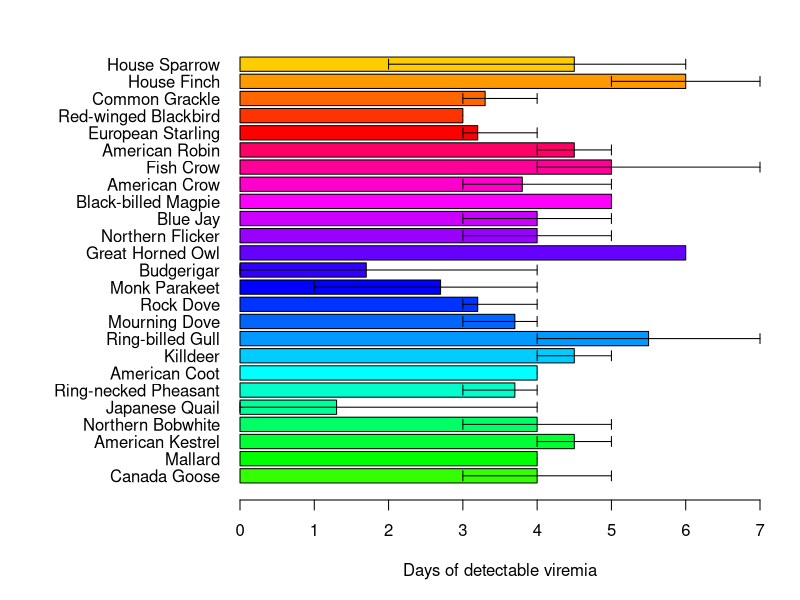
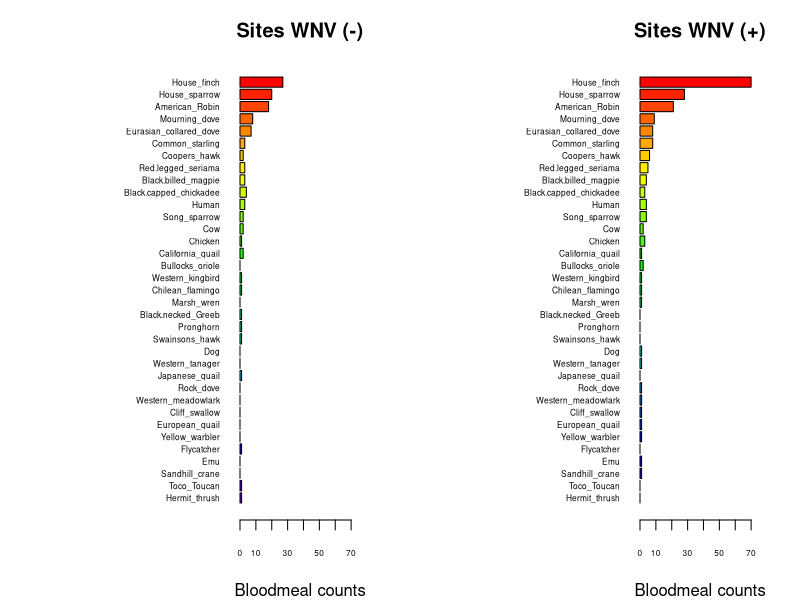
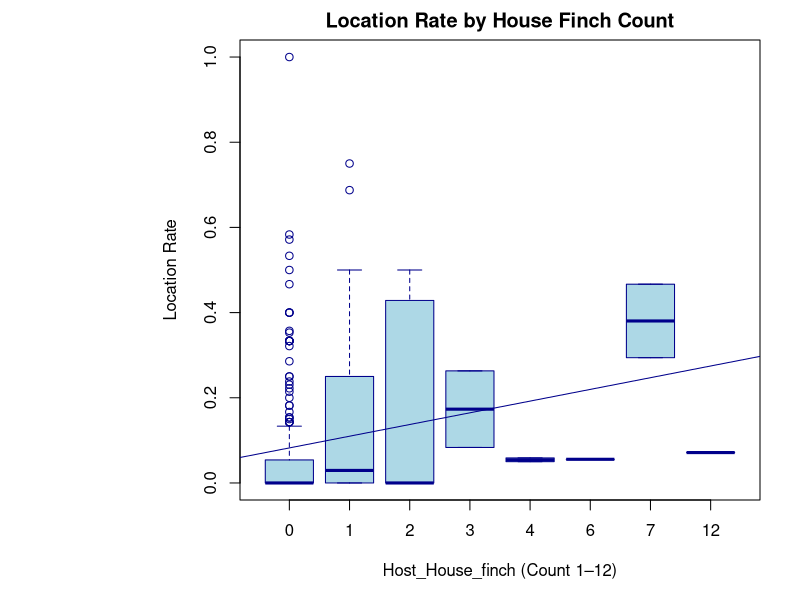
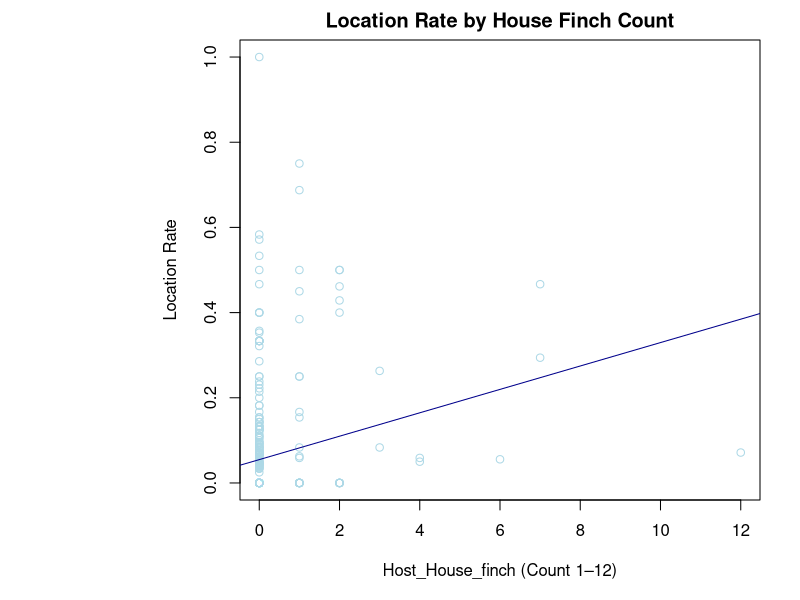
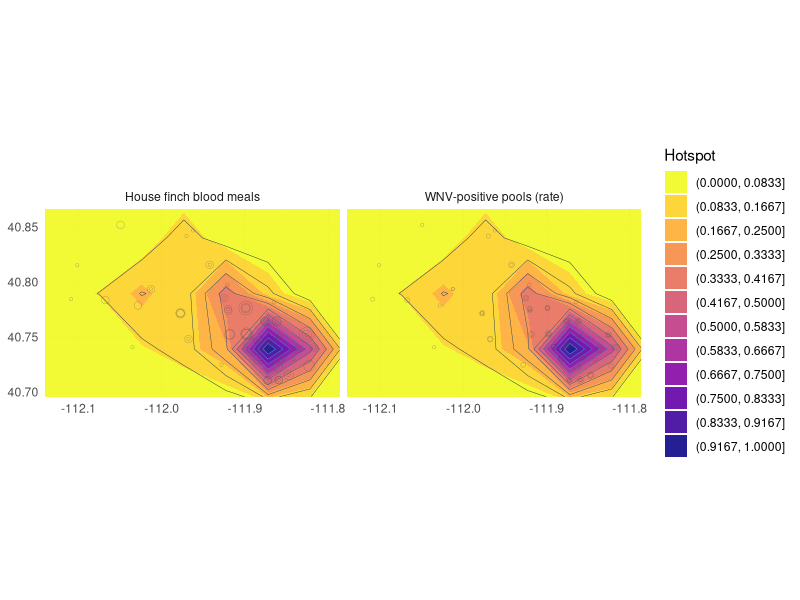

Generate these figures, in order, with R:
## ---- chunk 1
knitr::opts_chunk$set(echo = TRUE)
## ---- chunk 2
# Manually transcribe duration (mean, lo, hi) from the last table column
duration <- data.frame(
  Bird = c("Canada Goose","Mallard", 
           "American Kestrel","Northern Bobwhite",
           "Japanese Quail","Ring-necked Pheasant",
           "American Coot","Killdeer",
           "Ring-billed Gull","Mourning Dove",
           "Rock Dove","Monk Parakeet",
           "Budgerigar","Great Horned Owl",
           "Northern Flicker","Blue Jay",
           "Black-billed Magpie","American Crow",
           "Fish Crow","American Robin",
           "European Starling","Red-winged Blackbird",
           "Common Grackle","House Finch","House Sparrow"),
  mean = c(4.0,4.0,4.5,4.0,1.3,3.7,4.0,4.5,5.5,3.7,3.2,2.7,1.7,6.0,4.0,
           4.0,5.0,3.8,5.0,4.5,3.2,3.0,3.3,6.0,4.5),
  lo   = c(3,4,4,3,0,3,4,4,4,3,3,1,0,6,3,
           3,5,3,4,4,3,3,3,5,2),
  hi   = c(5,4,5,5,4,4,4,5,7,4,4,4,4,6,5,
           5,5,5,7,5,4,3,4,7,6)
)

# Choose some colors
cols <- c(rainbow(30)[c(10:29,1:5)])  # rainbow colors

# horizontal barplot
par(mar=c(5,12,2,2))  # wider left margin for names
bp <- barplot(duration$mean, horiz=TRUE, names.arg=duration$Bird,
              las=1, col=cols, xlab="Days of detectable viremia", xlim=c(0,7))

# add error bars
arrows(duration$lo, bp, duration$hi, bp,
       angle=90, code=3, length=0.05, col="black", xpd=TRUE)
## ---- chunk 3
## import counts_matrix: data.frame with column 'loc_positives' (0/1) and host columns 'host_*'
counts_matrix <- read.csv("./bloodmeal_plusWNV_for_BIOL3070.csv")

## 1) Identify host columns
host_cols <- grep("^host_", names(counts_matrix), value = TRUE)

if (length(host_cols) == 0) {
  stop("No columns matching '^host_' were found in counts_matrix.")
}

## 2) Ensure loc_positives is present and has both levels 0 and 1 where possible
counts_matrix$loc_positives <- factor(counts_matrix$loc_positives, levels = c(0, 1))

## 3) Aggregate host counts by loc_positives
agg <- stats::aggregate(
  counts_matrix[, host_cols, drop = FALSE],
  by = list(loc_positives = counts_matrix$loc_positives),
  FUN = function(x) sum(as.numeric(x), na.rm = TRUE)
)

## make sure both rows exist; if one is missing, add a zero row
need_levels <- setdiff(levels(counts_matrix$loc_positives), as.character(agg$loc_positives))
if (length(need_levels)) {
  zero_row <- as.list(rep(0, length(host_cols)))
  names(zero_row) <- host_cols
  for (lv in need_levels) {
    agg <- rbind(agg, c(lv, zero_row))
  }
  ## restore proper type
  agg$loc_positives <- factor(agg$loc_positives, levels = c("0","1"))
  ## coerce numeric host cols (they may have become character after rbind)
  for (hc in host_cols) agg[[hc]] <- as.numeric(agg[[hc]])
  agg <- agg[order(agg$loc_positives), , drop = FALSE]
}

## 4) Decide species order (overall abundance, descending)
overall <- colSums(agg[, host_cols, drop = FALSE], na.rm = TRUE)
host_order <- names(sort(overall, decreasing = TRUE))
species_labels <- rev(sub("^host_", "", host_order))  # nicer labels

## 5) Build count vectors for each panel in the SAME order
counts0 <- rev(as.numeric(agg[agg$loc_positives == 0, host_order, drop = TRUE]))
counts1 <- rev(as.numeric(agg[agg$loc_positives == 1, host_order, drop = TRUE]))

## 6) Colors: reuse your existing 'cols' if it exists and is long enough; otherwise generate
if (exists("cols") && length(cols) >= length(host_order)) {
  species_colors <- setNames(cols[seq_along(host_order)], species_labels)
} else {
  species_colors <- setNames(rainbow(length(host_order) + 10)[seq_along(host_order)], species_labels)
}

## 7) Shared x-limit for comparability
xmax <- max(c(counts0, counts1), na.rm = TRUE)
xmax <- if (is.finite(xmax)) xmax else 1
xlim_use <- c(0, xmax * 1.08)

## 8) Plot: two horizontal barplots with identical order and colors
op <- par(mfrow = c(1, 2),
          mar = c(4, 12, 3, 2),  # big left margin for species names
          xaxs = "i")           # a bit tighter axis padding

## Panel A: No WNV detected (loc_positives = 0)
barplot(height = counts0,
        names.arg = species_labels, 
        cex.names = .5,
        cex.axis = .5,
        col = rev(unname(species_colors[species_labels])),
        horiz = TRUE,
        las = 1,
        xlab = "Bloodmeal counts",
        main = "Sites WNV (-)",
        xlim = xlim_use)

## Panel B: WNV detected (loc_positives = 1)
barplot(height = counts1,
        names.arg = species_labels, 
        cex.names = .5,
        cex.axis = .5,
        col = rev(unname(species_colors[species_labels])),
        horiz = TRUE,
        las = 1,
        xlab = "Bloodmeal counts",
        main = "Sites WNV (+)",
        xlim = xlim_use)

par(op)

## Keep the colors mapping for reuse elsewhere
host_species_colors <- species_colors
## ---- chunk 4

#glm: house-finch correlated with WNV positivity rate of pools?
glm2 <- glm(loc_rate ~ host_House_finch,
            data = counts_matrix)
summary(glm2)


# Basic boxplot
boxplot(loc_rate ~ host_House_finch, 
        data = counts_matrix,
        main = "Location Rate by House Finch Count",
        xlab = "Host_House_finch (Count 1–12)",
        ylab = "Location Rate",
        col = "lightblue",
        border = "darkblue")
abline(glm2, col = "darkblue")


# Basic scatterplot
plot(loc_rate ~ host_House_finch, 
        data = counts_matrix,
        main = "Location Rate by House Finch Count",
        xlab = "Host_House_finch (Count 1–12)",
        ylab = "Location Rate",
        col = "lightblue",
        border = "darkblue")
abline(glm2, col = "darkblue")

## ---- chunk 5
library(dplyr)
library(tidyr)
library(ggplot2)

hm <- counts_matrix %>%
  filter(!is.na(long), !is.na(lat)) %>%
  transmute(
    long, lat,
    `WNV-positive pools (rate)` = loc_rate,
    `House finch blood meals`   = host_House_finch
  ) %>%
  pivot_longer(-c(long, lat), names_to = "metric", values_to = "value") %>%
  mutate(value = ifelse(is.na(value), 0, value))

# plot extent (a small pad around data)
xpad <- diff(range(hm$long))*0.05
ypad <- diff(range(hm$lat))*0.05
xlim <- range(hm$long) + c(-xpad, xpad)
ylim <- range(hm$lat) + c(-ypad, ypad)

ggplot(hm, aes(long, lat)) +
  borders("state", regions = "utah", colour = "grey75", fill = NA) +
  # KDE hotspot, weighted by value
  stat_density_2d_filled(
    aes(weight = value, fill = after_stat(level)),
    contour_var = "ndensity", geom = "polygon",
    bins = 12, alpha = 0.9, adjust = 0.8
  ) +
  # optional faint contours
  stat_density_2d(
    aes(weight = value, color = after_stat(level)),
    contour_var = "ndensity", bins = 12, linewidth = 0.15, show.legend = FALSE
  ) +
  # show sites lightly on top
  geom_point(aes(size = pmax(value, 0.0001)), alpha = 0.5, shape = 21, stroke = 0.2,
             fill = NA, color = "grey30", show.legend = FALSE) +
  coord_quickmap(xlim = xlim, ylim = ylim) +
  facet_wrap(~ metric, nrow = 1) +
  scale_fill_viridis_d(option = "C", direction = -1, name = "Hotspot") +
  guides(color = "none") +
  theme_minimal() +
  labs(x = NULL, y = NULL)
